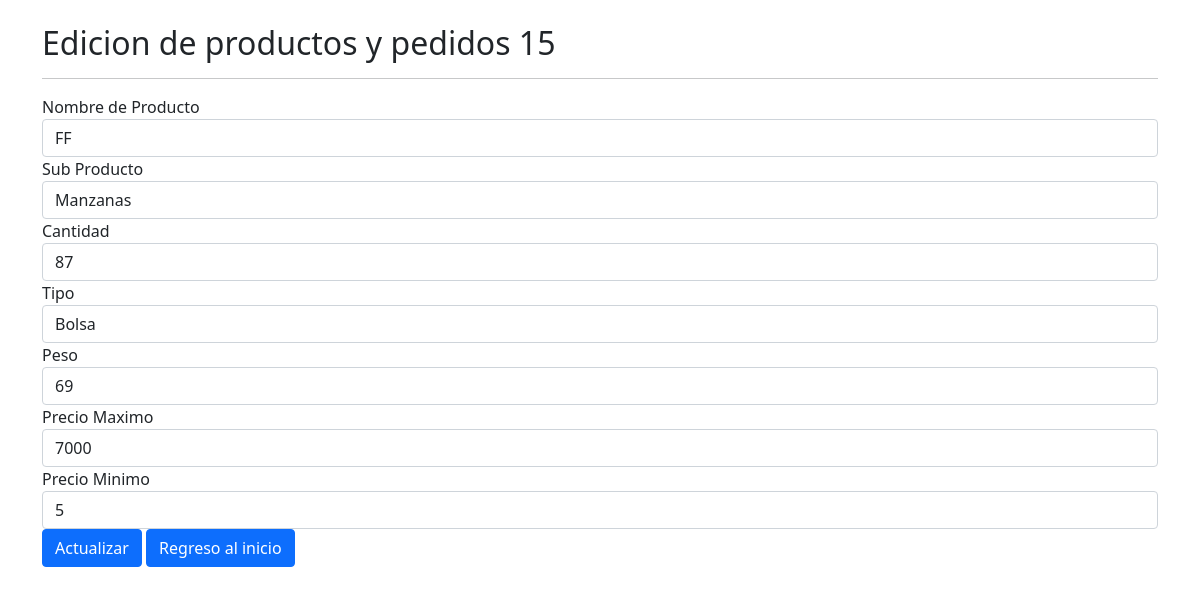
/editar.php?id=39, run on the app's committed database.
### tables this page shows
CREATE TABLE `productos` (
  `id_producto` int(10) NOT NULL,
  `id_usuario` int(11) NOT NULL,
  `producto_nombre` varchar(20) DEFAULT NULL,
  `sub_producto` varchar(20) DEFAULT NULL,
  `cantidad` int(10) DEFAULT NULL,
  `tipo` varchar(10) DEFAULT NULL,
  `peso` decimal(65,0) DEFAULT NULL,
  `precio_max` float DEFAULT NULL,
  `precio_min` float DEFAULT NULL
);

### funciones.php (called while the page is built, shortened)
<?php
function escapar($html){
    return htmlspecialchars($html, ENT_QUOTES | ENT_SUBSTITUTE, "UTF-8");
}

### editar.php (the view, shortened to what this page needs)
<?php
include('funciones.php');
$config = include 'config.php';
?>
<?php require "templates/header.php"; ?>
<?php
    $dsn ='mysql:host=' .  $config['db']['host'] . ';dbname=' . $config ['db']['name'];
    $conexion = new PDO($dsn, $config ['db']['user'], $config['db']['pass'], $config ['db']['options']);
    $id = $_GET['id'];
    $consultaSQL = "SELECT * FROM productos WHERE id_producto = :id;";
    $sentencia = $conexion->prepare($consultaSQL);
    $sentencia->bindParam(':id', $id, PDO::PARAM_INT);
    $sentencia->execute();
    $productos = $sentencia->fetch();
if (isset($productos) && $productos){
    ?>
    <div class="container">
        <div class="row">
            <div class="col-md-12">
                <h2 class="mt-4">Edicion de productos y pedidos <?= escapar($productos['id_usuario']) ?> </h2>
                <hr>
                <form method="post">
                    <div class="form-group">
                        <label for="nombre">Nombre de Producto</label>
                        <input type="text" name="producto_nombre" id="producto_nombre" value="<?= escapar($productos['producto_nombre']) ?>" class="form-control" required autofocus>
                    </div>
                    <div class="form-group">
                        <label for="nombre">Sub Producto</label>
                        <input type="text" name="sub_producto" id="sub_producto" value="<?= escapar($productos['sub_producto']) ?>" class="form-control" required autofocus>
                    </div>
                    <div class="form-group">
                        <label for="nombre">Cantidad</label>
                        <input type="text" name="cantidad" id="cantidad" value="<?= escapar($productos['cantidad']) ?>" class="form-control" required autofocus>
                    </div>
                    <div class="form-group">
                        <label for="nombre">Tipo</label>
                        <input type="text" name="tipo" id="tipo" value="<?= escapar($productos['tipo']) ?>" class="form-control" required autofocus>
                    </div>
                    <div class="form-group">
                        <label for="nombre">Peso</label>
                        <input type="text" name="peso" id="peso" value="<?= escapar($productos['peso']) ?>" class="form-control" required autofocus>
                    </div>
                    <div class="form-group">
                        <label for="nombre">Precio Maximo</label>
                        <input type="text" name="precio_max" id="precio_max" value="<?= escapar($productos['precio_max']) ?>" class="form-control" required autofocus>
                    </div>
                    <div class="form-group">
                        <label for="nombre">Precio Minimo</label>
                        <input type="text" name="precio_min" id="precio_min" value="<?= escapar($productos['precio_min']) ?>" class="form-control" required autofocus>
                    </div>
                    <div class="form-group">
                        <input type="submit" name="submit" class="btn btn-primary" value="Actualizar">
                        <a href="inicio_crud.php" class="btn btn-primary">Regreso al inicio</a>
                    </div>
                </form>
            </div>
        </div>
    </div>
    <?php
}else{
  echo "no hay producto<br>";
}
?>
<?php require "templates/footer.php"?>

### data on the page
productos: id_usuario "15", producto_nombre "FF", sub_producto "Manzanas", cantidad "87", tipo "Bolsa", peso "69", precio_max "7000", precio_min "5"
